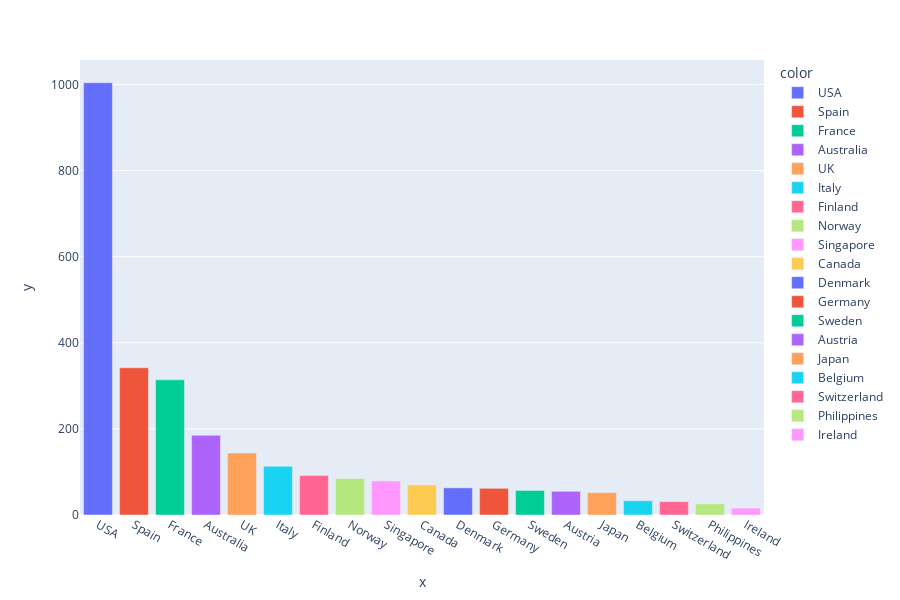

Here is the notebook cell this chart was saved with:
### Code cell
# Let's call this function for any given column such as 'COUNTRY'
barplot_visualization('COUNTRY')

### Figure 1 — Plotly figure (JSON) as saved in the notebook; plotly's stock layout.template omitted (floating-point values rounded to 4 significant figures)
{"data": [{"alignmentgroup": "True", "hovertemplate": "color=USA<br>x=%{x}<br>y=%{y}<extra></extra>", "legendgroup": "USA", "marker": {"color": "#636efa"}, "name": "USA", "offsetgroup": "USA", "orientation": "v", "showlegend": true, "textposition": "auto", "type": "bar", "x": ["USA"], "xaxis": "x", "y": [1004], "yaxis": "y"}, {"alignmentgroup": "True", "hovertemplate": "color=Spain<br>x=%{x}<br>y=%{y}<extra></extra>", "legendgroup": "Spain", "marker": {"color": "#EF553B"}, "name": "Spain", "offsetgroup": "Spain", "orientation": "v", "showlegend": true, "textposition": "auto", "type": "bar", "x": ["Spain"], "xaxis": "x", "y": [342], "yaxis": "y"}, {"alignmentgroup": "True", "hovertemplate": "color=France<br>x=%{x}<br>y=%{y}<extra></extra>", "legendgroup": "France", "marker": {"color": "#00cc96"}, "name": "France", "offsetgroup": "France", "orientation": "v", "showlegend": true, "textposition": "auto", "type": "bar", "x": ["France"], "xaxis": "x", "y": [314], "yaxis": "y"}, {"alignmentgroup": "True", "hovertemplate": "color=Australia<br>x=%{x}<br>y=%{y}<extra></extra>", "legendgroup": "Australia", "marker": {"color": "#ab63fa"}, "name": "Australia", "offsetgroup": "Australia", "orientation": "v", "showlegend": true, "textposition": "auto", "type": "bar", "x": ["Australia"], "xaxis": "x", "y": [185], "yaxis": "y"}, {"alignmentgroup": "True", "hovertemplate": "color=UK<br>x=%{x}<br>y=%{y}<extra></extra>", "legendgroup": "UK", "marker": {"color": "#FFA15A"}, "name": "UK", "offsetgroup": "UK", "orientation": "v", "showlegend": true, "textposition": "auto", "type": "bar", "x": ["UK"], "xaxis": "x", "y": [144], "yaxis": "y"}, {"alignmentgroup": "True", "hovertemplate": "color=Italy<br>x=%{x}<br>y=%{y}<extra></extra>", "legendgroup": "Italy", "marker": {"color": "#19d3f3"}, "name": "Italy", "offsetgroup": "Italy", "orientation": "v", "showlegend": true, "textposition": "auto", "type": "bar", "x": ["Italy"], "xaxis": "x", "y": [113], "yaxis": "y"}, {"alignmentgroup": "True", "hovertemplate": "color=Finland<br>x=%{x}<br>y=%{y}<extra></extra>", "legendgroup": "Finland", "marker": {"color": "#FF6692"}, "name": "Finland", "offsetgroup": "Finland", "orientation": "v", "showlegend": true, "textposition": "auto", "type": "bar", "x": ["Finland"], "xaxis": "x", "y": [92], "yaxis": "y"}, {"alignmentgroup": "True", "hovertemplate": "color=Norway<br>x=%{x}<br>y=%{y}<extra></extra>", "legendgroup": "Norway", "marker": {"color": "#B6E880"}, "name": "Norway", "offsetgroup": "Norway", "orientation": "v", "showlegend": true, "textposition": "auto", "type": "bar", "x": ["Norway"], "xaxis": "x", "y": [85], "yaxis": "y"}, {"alignmentgroup": "True", "hovertemplate": "color=Singapore<br>x=%{x}<br>y=%{y}<extra></extra>", "legendgroup": "Singapore", "marker": {"color": "#FF97FF"}, "name": "Singapore", "offsetgroup": "Singapore", "orientation": "v", "showlegend": true, "textposition": "auto", "type": "bar", "x": ["Singapore"], "xaxis": "x", "y": [79], "yaxis": "y"}, {"alignmentgroup": "True", "hovertemplate": "color=Canada<br>x=%{x}<br>y=%{y}<extra></extra>", "legendgroup": "Canada", "marker": {"color": "#FECB52"}, "name": "Canada", "offsetgroup": "Canada", "orientation": "v", "showlegend": true, "textposition": "auto", "type": "bar", "x": ["Canada"], "xaxis": "x", "y": [70], "yaxis": "y"}, {"alignmentgroup": "True", "hovertemplate": "color=Denmark<br>x=%{x}<br>y=%{y}<extra></extra>", "legendgroup": "Denmark", "marker": {"color": "#636efa"}, "name": "Denmark", "offsetgroup": "Denmark", "orientation": "v", "showlegend": true, "textposition": "auto", "type": "bar", "x": ["Denmark"], "xaxis": "x", "y": [63], "yaxis": "y"}, {"alignmentgroup": "True", "hovertemplate": "color=Germany<br>x=%{x}<br>y=%{y}<extra></extra>", "legendgroup": "Germany", "marker": {"color": "#EF553B"}, "name": "Germany", "offsetgroup": "Germany", "orientation": "v", "showlegend": true, "textposition": "auto", "type": "bar", "x": ["Germany"], "xaxis": "x", "y": [62], "yaxis": "y"}, {"alignmentgroup": "True", "hovertemplate": "color=Sweden<br>x=%{x}<br>y=%{y}<extra></extra>", "legendgroup": "Sweden", "marker": {"color": "#00cc96"}, "name": "Sweden", "offsetgroup": "Sweden", "orientation": "v", "showlegend": true, "textposition": "auto", "type": "bar", "x": ["Sweden"], "xaxis": "x", "y": [57], "yaxis": "y"}, {"alignmentgroup": "True", "hovertemplate": "color=Austria<br>x=%{x}<br>y=%{y}<extra></extra>", "legendgroup": "Austria", "marker": {"color": "#ab63fa"}, "name": "Austria", "offsetgroup": "Austria", "orientation": "v", "showlegend": true, "textposition": "auto", "type": "bar", "x": ["Austria"], "xaxis": "x", "y": [55], "yaxis": "y"}, {"alignmentgroup": "True", "hovertemplate": "color=Japan<br>x=%{x}<br>y=%{y}<extra></extra>", "legendgroup": "Japan", "marker": {"color": "#FFA15A"}, "name": "Japan", "offsetgroup": "Japan", "orientation": "v", "showlegend": true, "textposition": "auto", "type": "bar", "x": ["Japan"], "xaxis": "x", "y": [52], "yaxis": "y"}, {"alignmentgroup": "True", "hovertemplate": "color=Belgium<br>x=%{x}<br>y=%{y}<extra></extra>", "legendgroup": "Belgium", "marker": {"color": "#19d3f3"}, "name": "Belgium", "offsetgroup": "Belgium", "orientation": "v", "showlegend": true, "textposition": "auto", "type": "bar", "x": ["Belgium"], "xaxis": "x", "y": [33], "yaxis": "y"}, {"alignmentgroup": "True", "hovertemplate": "color=Switzerland<br>x=%{x}<br>y=%{y}<extra></extra>", "legendgroup": "Switzerland", "marker": {"color": "#FF6692"}, "name": "Switzerland", "offsetgroup": "Switzerland", "orientation": "v", "showlegend": true, "textposition": "auto", "type": "bar", "x": ["Switzerland"], "xaxis": "x", "y": [31], "yaxis": "y"}, {"alignmentgroup": "True", "hovertemplate": "color=Philippines<br>x=%{x}<br>y=%{y}<extra></extra>", "legendgroup": "Philippines", "marker": {"color": "#B6E880"}, "name": "Philippines", "offsetgroup": "Philippines", "orientation": "v", "showlegend": true, "textposition": "auto", "type": "bar", "x": ["Philippines"], "xaxis": "x", "y": [26], "yaxis": "y"}, {"alignmentgroup": "True", "hovertemplate": "color=Ireland<br>x=%{x}<br>y=%{y}<extra></extra>", "legendgroup": "Ireland", "marker": {"color": "#FF97FF"}, "name": "Ireland", "offsetgroup": "Ireland", "orientation": "v", "showlegend": true, "textposition": "auto", "type": "bar", "x": ["Ireland"], "xaxis": "x", "y": [16], "yaxis": "y"}], "layout": {"barmode": "relative", "height": 600, "legend": {"title": {"text": "color"}, "tracegroupgap": 0}, "margin": {"t": 60}, "xaxis": {"anchor": "y", "domain": [0, 1], "title": {"text": "x"}}, "yaxis": {"anchor": "x", "domain": [0, 1], "title": {"text": "y"}}}}
